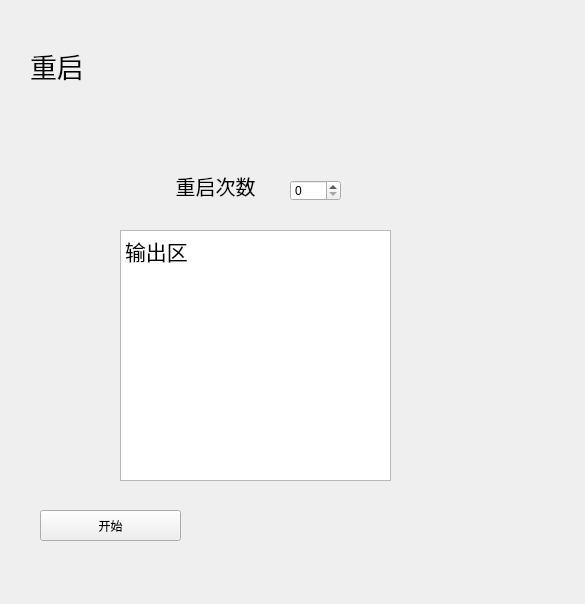
<?xml version="1.0" encoding="UTF-8"?>
<ui version="4.0">
 <class>Widget</class>
 <widget class="QWidget" name="Widget">
  <property name="geometry">
   <rect>
    <x>0</x>
    <y>0</y>
    <width>585</width>
    <height>604</height>
   </rect>
  </property>
  <property name="windowTitle">
   <string>Widget</string>
  </property>
  <widget class="QLabel" name="lbl1">
   <property name="geometry">
    <rect>
     <x>30</x>
     <y>30</y>
     <width>131</width>
     <height>71</height>
    </rect>
   </property>
   <property name="font">
    <font>
     <pointsize>20</pointsize>
    </font>
   </property>
   <property name="text">
    <string>重启</string>
   </property>
  </widget>
  <widget class="QLabel" name="lbl2">
   <property name="geometry">
    <rect>
     <x>170</x>
     <y>160</y>
     <width>91</width>
     <height>51</height>
    </rect>
   </property>
   <property name="font">
    <font>
     <pointsize>15</pointsize>
    </font>
   </property>
   <property name="text">
    <string> 重启次数：</string>
   </property>
  </widget>
  <widget class="QSpinBox" name="spinBox">
   <property name="geometry">
    <rect>
     <x>290</x>
     <y>180</y>
     <width>51</width>
     <height>21</height>
    </rect>
   </property>
  </widget>
  <widget class="QPushButton" name="pushButton">
   <property name="geometry">
    <rect>
     <x>40</x>
     <y>510</y>
     <width>141</width>
     <height>31</height>
    </rect>
   </property>
   <property name="text">
    <string>开始</string>
   </property>
  </widget>
  <widget class="QTextEdit" name="textEdit">
   <property name="geometry">
    <rect>
     <x>120</x>
     <y>230</y>
     <width>271</width>
     <height>251</height>
    </rect>
   </property>
   <property name="font">
    <font>
     <pointsize>16</pointsize>
    </font>
   </property>
   <property name="html">
    <string>&lt;!DOCTYPE HTML PUBLIC &quot;-//W3C//DTD HTML 4.0//EN&quot; &quot;http://www.w3.org/TR/REC-html40/strict.dtd&quot;&gt;
&lt;html&gt;&lt;head&gt;&lt;meta name=&quot;qrichtext&quot; content=&quot;1&quot; /&gt;&lt;meta charset=&quot;utf-8&quot; /&gt;&lt;style type=&quot;text/css&quot;&gt;
p, li { white-space: pre-wrap; }
hr { height: 1px; border-width: 0; }
li.unchecked::marker { content: &quot;\2610&quot;; }
li.checked::marker { content: &quot;\2612&quot;; }
&lt;/style&gt;&lt;/head&gt;&lt;body style=&quot; font-family:'Microsoft YaHei UI'; font-size:16pt; font-weight:400; font-style:normal;&quot;&gt;
&lt;p style=&quot; margin-top:0px; margin-bottom:0px; margin-left:0px; margin-right:0px; -qt-block-indent:0; text-indent:0px;&quot;&gt;输出区&lt;/p&gt;
&lt;p style=&quot;-qt-paragraph-type:empty; margin-top:0px; margin-bottom:0px; margin-left:0px; margin-right:0px; -qt-block-indent:0; text-indent:0px;&quot;&gt;&lt;br /&gt;&lt;/p&gt;&lt;/body&gt;&lt;/html&gt;</string>
   </property>
  </widget>
 </widget>
 <resources/>
 <connections/>
</ui>
